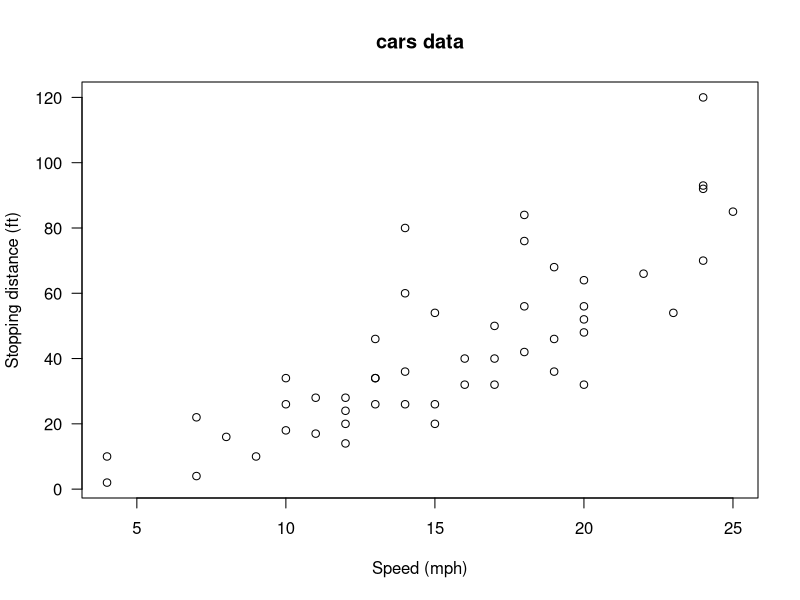

Write the R code that produced this figure. (Note: this script raises an error after producing the figure.)
# Set working directory
setwd('~/Assign1/')

# Load cars dataset
data(cars)
# Reference data set helpfile
?cars
# Plot Speed vs Stopping distance
plot(cars, xlab ="Speed (mph)" , ylab = "Stopping distance (ft)", las = 1)
# Add title to plot
title(main = "cars data")
# Examine class of several variables
class("Speed (mph)")
class("Stopping distance (ft)")
class("length")
class("speed")
# Show table 
cars
# Show first 6 entries
head(cars)
# Show first 10 entries
head(cars, n =10)
# Show structure of cars data set
str(cars)
# Summary statistics of cars data set 
summary(cars)
# More detailed statistics of cars data set
describe(cars)
# Correlation btw speed and stopping distance
cor(cars)
